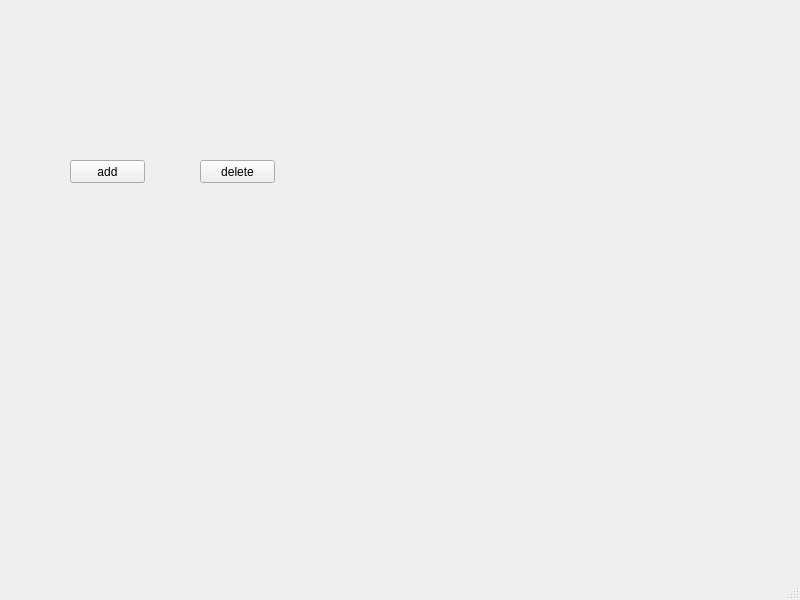
<?xml version="1.0" encoding="UTF-8"?>
<ui version="4.0">
 <class>MainWindow</class>
 <widget class="QMainWindow" name="MainWindow">
  <property name="geometry">
   <rect>
    <x>0</x>
    <y>0</y>
    <width>800</width>
    <height>600</height>
   </rect>
  </property>
  <property name="windowTitle">
   <string>MainWindow</string>
  </property>
  <widget class="QWidget" name="centralwidget">
   <widget class="QPushButton" name="pushButton">
    <property name="geometry">
     <rect>
      <x>70</x>
      <y>160</y>
      <width>75</width>
      <height>23</height>
     </rect>
    </property>
    <property name="text">
     <string>add</string>
    </property>
   </widget>
   <widget class="QPushButton" name="pushButton_2">
    <property name="geometry">
     <rect>
      <x>200</x>
      <y>160</y>
      <width>75</width>
      <height>23</height>
     </rect>
    </property>
    <property name="text">
     <string>delete</string>
    </property>
   </widget>
  </widget>
  <widget class="QMenuBar" name="menubar">
   <property name="geometry">
    <rect>
     <x>0</x>
     <y>0</y>
     <width>800</width>
     <height>23</height>
    </rect>
   </property>
  </widget>
  <widget class="QStatusBar" name="statusbar"/>
 </widget>
 <resources/>
 <connections/>
</ui>
